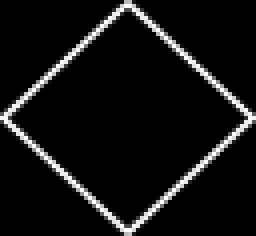
#> input picture patterns/pattern.png, 64 x 59 px (shown 4 times larger); its folder holds only this picture in this run
$ python main.py
#> lines starting #> are read from the running program, lines starting #| are printed output that depends on the picture
#!/usr/bin/env python

# ##### BEGIN GPL LICENSE BLOCK #####
#
#  This program is free software; you can redistribute it and/or
#  modify it under the terms of the GNU General Public License
#  as published by the Free Software Foundation; either version 2
#  of the License, or (at your option) any later version.
#
#  This program is distributed in the hope that it will be useful,
#  but WITHOUT ANY WARRANTY; without even the implied warranty of
#  MERCHANTABILITY or FITNESS FOR A PARTICULAR PURPOSE. See the
#  GNU General Public License for more details.
#
#  You should have received a copy of the GNU General Public License
#  along with this program; if not, write to the Free Software Foundation,
#  Inc., 51 Franklin Street, Fifth Floor, Boston, MA 02110-1301, USA.
#
# ##### END GPL LICENSE BLOCK #####

pa2tex_info = {
    "name": "pa2tex",
    "author": "iSar",
    "version": (0, 0, 2),
    "python": (3, 4),
    "pillow": (2, 8, 1),
    "description": "Pattern to Texture image generator" }

import glob, os
from PIL import Image, ImageFont, ImageDraw

# Make directories if they do not exist
if not os.path.exists('_build'):
    os.makedirs('_build')

# Twitter header: 1500 x 500
# YouTube header: 2048 x 1152

# Input width, height
while True:
    try:
        isar_width = int(input("Please, enter the width [2048]: ") or 2048)
        break
    except ValueError:
        print("That wasn't a valid number. Please, try again: ")
#> this loop made 1 pass; the answer given on pass 1: 100

while True:
    try:
        isar_height = int(input("Please, enter the height [1152]: ") or 1152)
        break
    except ValueError:
        print("That wasn't a valid number. Please, try again: ")


box = (isar_width, isar_height)

# List files
patterns_glob = glob.glob("patterns\\*")

# Get image from 'patterns' directory
for infile in patterns_glob:
    file, ext = os.path.splitext(infile)
    # Allow only \\*.png or \\*.jpg exension
    if ext != '.png' and ext != '.jpg':
        #break
        continue

    # Print the name of the pattern file
    basename = os.path.basename(file)
    print("File name: " + basename + ext)
    # Get size
    im = Image.open(infile)
#> im is the input picture: PIL image 64x59 RGB; min 0, max 255, mean 17.8
    width, height = im.size
#> width = 64; height = 59

    new_im = Image.new('RGB', box,'white')
#> new_im: PIL image 100x100 RGB; every value is 255
    # Get rows and cols
    width_rapp = box[0]//width+1
#> width_rapp = 2
    height_rapp = box[1]//height+1
#> height_rapp = 2

    i_width = 0
    for _ in range(width_rapp):
        new_im.paste(im, (i_width,0))
        i_h = 0
        for _ in range(height_rapp):
            new_im.paste(im, (i_width,i_h))
            i_h = i_h + height
        i_width = i_width + width
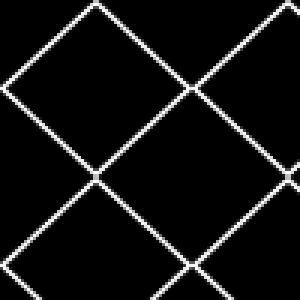
#> new_im: PIL image 100x100 RGB (shown 3 times larger); min 0, max 255, mean 17.8
#> after the loop, i_width = 128

    # Insert the new image into "_build" directory
    filename = "_build\\" + basename + "-header" + ext
    # Input title, author, account
    title_name = input("Please, enter the title of \"" + basename + ext + "\": ")
#> the answer given: patterns/pattern.png
    author_name = input("Please, enter the author of \"" + basename + ext + "\": ")
#> the answer given: patterns/pattern.png
    account_name = input("Please, enter " + author_name.upper() + " Twitter account: ")
#> the answer given: patterns/pattern.png

    # Get fonts
    if not os.path.isfile("fonts/head.woff"):
        print("Please, use a font of your choice next time!")
        title_font = ImageFont.load_default()
    else:
        title_font = ImageFont.truetype( "fonts/head.woff", 30 )
    if not os.path.isfile("fonts/auth.woff"):
        auth_font = ImageFont.load_default()
    else:
        auth_font = ImageFont.truetype("fonts/auth.woff", 15)

    # Draw texture image
    draw = ImageDraw.Draw(new_im)

    # Draw title
    draw.text((20, 66), title_name.upper(), (255, 255, 255), font=title_font)

    # Get "BY " size
    auth_text_by = "BY "
    get_by_size = auth_font.getsize(auth_text_by)

    # Author
    if author_name != '':
        # Draw "BY "
        draw.text((20, 106), auth_text_by, (255, 255, 255), font=auth_font)
        # Draw author name
        draw.text((20 + get_by_size[0], 106), author_name.upper(), (227, 112, 112), font=auth_font)

    # Account
    if author_name != '' and account_name != '':
        # Draw hyphen " - "
        auth_text_hyphen = " - "
        get_text_size_name = auth_font.getsize(author_name.upper())
        draw.text((20 + get_by_size[0] + get_text_size_name[0], 106), auth_text_hyphen, (255, 255, 255), font=auth_font)
        # Draw author @account
        get_hyphen_size = auth_font.getsize(auth_text_hyphen)
        draw.text((20 + get_by_size[0] + get_text_size_name[0] + get_hyphen_size[0], 106), "@" + account_name.upper(), (227, 112, 112), font=auth_font)
    elif account_name != '':
        draw.text((20, 106), "@" + account_name.upper(), (227, 112, 112), font=auth_font)

    new_im.save(filename)
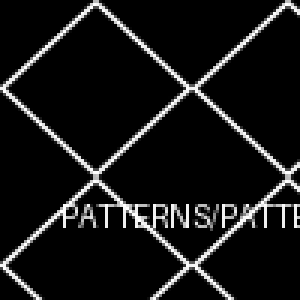
#> saved as pattern-header.png: PIL image 100x100 RGB (shown 3 times larger); min 0, max 255, mean 22.3

    # Open the file
    os.startfile(filename)
